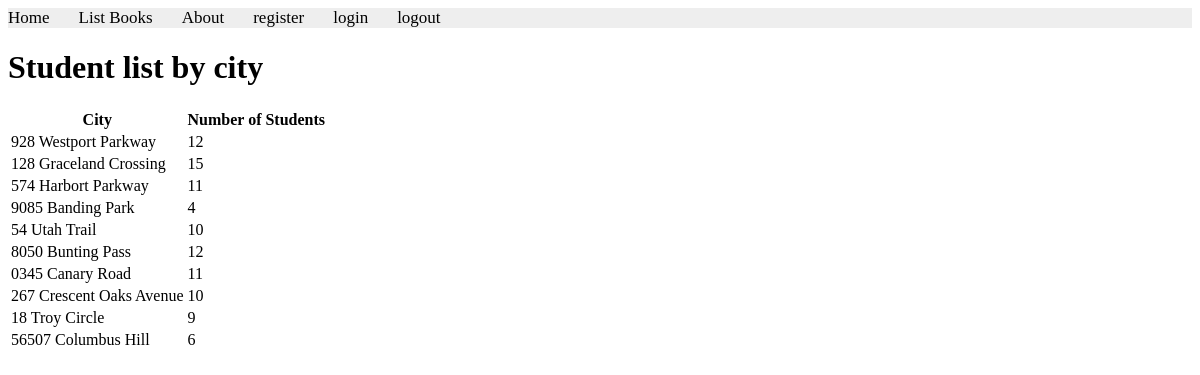
The app's page /books/lab8/task7/ with its own data.
### apps/bookmodule/models.py (models this page shows, shortened)
class Address(models.Model):
    address = models.CharField(max_length=20)

### apps/bookmodule/views.py (the view)
# urls.py: path('lab8/task7/',views.task7,name="books.lab8.task7"),
def task7(request):
  cities = (Address.objects.annotate(student_count=Count('student')).values('address', 'student_count'))
  return render(request, 'bookmodule/listStudent.html', {'cities':cities})

### apps/templates/bookmodule/listStudent.html (shortened to what this page needs)
<html lang="en">
<head>
{% extends "layouts/base.html" %}
{% load static %}
{% block content %}
    <h1>Student list by city</h1>
    <table>
        <tr>
            <th>City</th>
            <th>Number of Students</th>
        </tr>
        {% for city in cities %}
            <tr>
                <td>{{ city.address }}</td>
                <td>{{ city.student_count }}</td>
            </tr>
        {% endfor %}
    </table>
{% endblock content %}

### records on screen
Address: address "928 Westport Parkway", student_count "12"
Address: address "128 Graceland Crossing", student_count "15"
Address: address "574 Harbort Parkway", student_count "11"
Address: address "9085 Banding Park", student_count "4"
Address: address "54 Utah Trail", student_count "10"
Address: address "8050 Bunting Pass", student_count "12"
Address: address "0345 Canary Road", student_count "11"
Address: address "267 Crescent Oaks Avenue", student_count "10"
Address: address "18 Troy Circle", student_count "9"
Address: address "56507 Columbus Hill", student_count "6"
